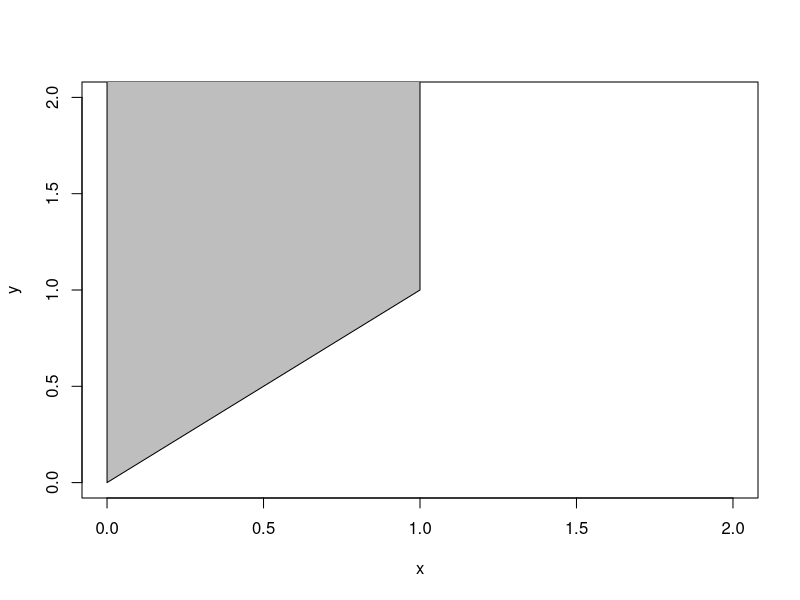
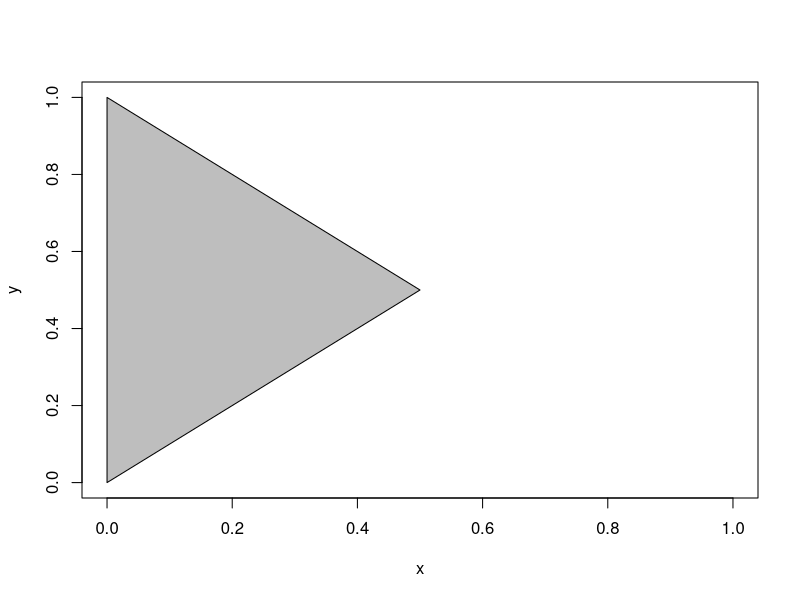

Generate these figures, in order, with R:
pdf("opg21.pdf", height=6, width=6)
plot(1, type="n", xlab="x", ylab="y", xlim=c(0, 2), ylim=c(0, 2))
polygon(c(0,0,1,1), c(0,3,3,1),col="grey")
dev.off()

pdf("opg22.pdf", height=6, width=6)
plot(1, type="n", xlab="x", ylab="y", xlim=c(0, 1), ylim=c(0, 1))
polygon(c(0,0,0.5), c(0,1,0.5),col="grey")
dev.off()
